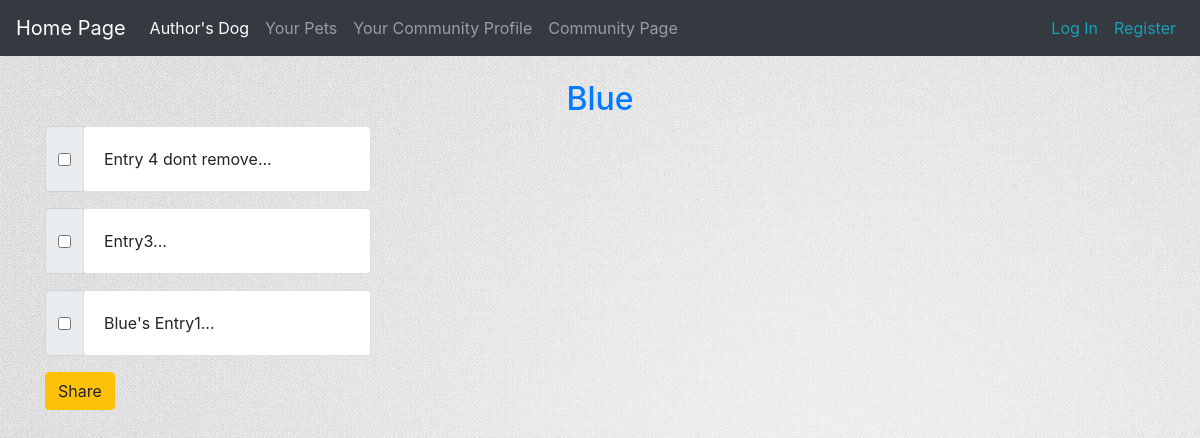
/share_dog/2/, run on an earlier commit of the app's database.
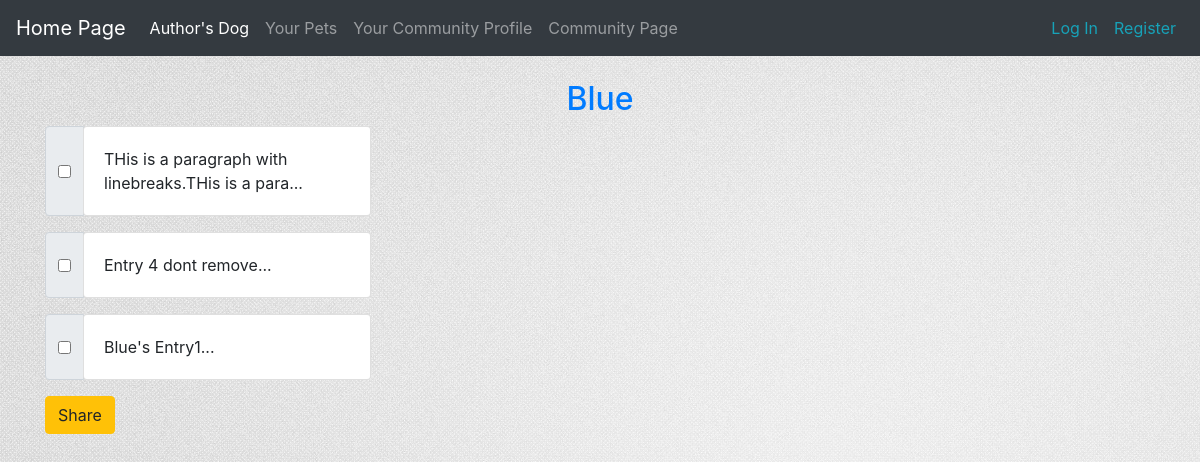
And on a later commit of the database.
### test_dog_app/models.py (models this page shows)
class Entry(models.Model):
    dog_name = models.ForeignKey(DogName, on_delete=models.CASCADE, null=False)
    bio_entry = models.TextField()
    dog_photo = models.ImageField(default=None, upload_to='photo_img/', blank=True)
    share = models.BooleanField(default=False)
    date_entry = models.DateTimeField(auto_now_add=True)
    shared_date = models.DateTimeField(auto_now_add=False, auto_now=False, null=True, blank=False)
    def __str__(self):
        return f'{self.bio_entry[:50]}...'

### test_dog_app/views.py (the view, shortened to what this page needs)
# urls.py: path('share_dog/<int:dog_id>/', views.share_dog, name='share_dog'),
def share_dog(request, dog_id):
    dog_to_share = DogName.objects.get(id=dog_id)
    dog_info = dog_to_share.entry_set.filter(share=False).order_by('-date_entry')
    all_dog_entries = dog_to_share.entry_set.all()
    paginator = Paginator(dog_info, 3)
    page_number = request.GET.get('page', 1)
    dog_info = paginator.get_page(page_number)
    content = {
        'dog_to_share':dog_to_share,
        'dog_info':dog_info,
        'all_dog_entries':all_dog_entries,
    }
    return render(request, 'share_dog.html',content)

### test_dog_app/models.py (called while the page is built)
    def __str__(self):
        return self.name

### test_dog_app/templates/share_dog.html (shortened to what this page needs)
{% extends 'base.html' %}
{% block content %}
<div style="text-align: center">
    <h2>
        <a href="{% url 'test_dog_app:user_private_entries' dog_to_share.id %}">
            {{ dog_to_share }}
        </a>
    </h2>
</div>
    <form action="{% url 'test_dog_app:share_dog' dog_to_share.id %}" method="post">
    {% for entry in dog_info %}
    <div class="input-group mb-3">
        <div class="input-group-prepend">
            <div class="input-group-text">
                <input name="entry" type="checkbox" value="{{ entry.id }}" aria-label="Share"/>
            </div>
        </div>
        {% if entry.dog_photo %}
            <div class="card" style="width: 18rem;">
                <img src="{{ entry.dog_photo.url }}" class="card-img-top" alt="dog-photo">
                <hr class="my-4">
                <div class="card-body">
                    <p class="card-text">
                        {{ entry }}
                    </p>
                </div>
            </div>
        {% else %}
            <div class="card" style="width: 18rem;">
                <div class="card-body">
                    {{ entry }}
                </div>
            </div>
        {% endif %}
    </div>
    {% endfor %}
      <div class="float-left">
        {% if dog_info %}
            <button class='btn btn-warning' name="submit">
                Share
            </button>
        {% endif %}
    </div>
</form>
{% endblock content %}

What changed in the data, as far as the page shows it:
no longer on this page (row edited): Entry: bio_entry "Entry3..."
added Entry: bio_entry "THis is a paragraph with linebreaks.THis is a para..."
